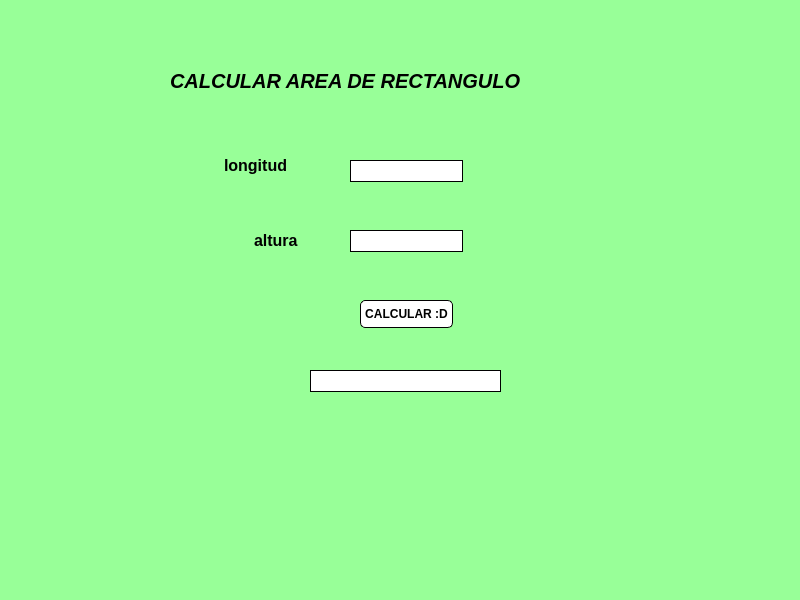
<?xml version="1.0" encoding="UTF-8"?>
<ui version="4.0">
 <class>MainWindow</class>
 <widget class="QMainWindow" name="MainWindow">
  <property name="geometry">
   <rect>
    <x>0</x>
    <y>0</y>
    <width>800</width>
    <height>600</height>
   </rect>
  </property>
  <property name="windowTitle">
   <string>MainWindow</string>
  </property>
  <property name="styleSheet">
   <string notr="true">background-color: rgb(152, 255, 152);
</string>
  </property>
  <widget class="QWidget" name="centralwidget">
   <widget class="QLabel" name="label_2">
    <property name="geometry">
     <rect>
      <x>254</x>
      <y>230</y>
      <width>61</width>
      <height>20</height>
     </rect>
    </property>
    <property name="font">
     <font>
      <pointsize>12</pointsize>
      <weight>75</weight>
      <italic>false</italic>
      <bold>true</bold>
     </font>
    </property>
    <property name="text">
     <string>altura</string>
    </property>
   </widget>
   <widget class="QLineEdit" name="txt_longitud">
    <property name="geometry">
     <rect>
      <x>350</x>
      <y>160</y>
      <width>113</width>
      <height>22</height>
     </rect>
    </property>
    <property name="font">
     <font>
      <pointsize>12</pointsize>
      <weight>75</weight>
      <bold>true</bold>
     </font>
    </property>
    <property name="styleSheet">
     <string notr="true">background-color: rgb(255, 255, 255);
border: 1px solid rgb(0, 0, 0);
</string>
    </property>
   </widget>
   <widget class="QPushButton" name="btn_calcular">
    <property name="geometry">
     <rect>
      <x>360</x>
      <y>300</y>
      <width>93</width>
      <height>28</height>
     </rect>
    </property>
    <property name="font">
     <font>
      <weight>75</weight>
      <bold>true</bold>
     </font>
    </property>
    <property name="styleSheet">
     <string notr="true">background-color: rgb(255, 255, 255);
border: 1px solid rgb(0, 0, 0);
border-radius: 5px;
</string>
    </property>
    <property name="text">
     <string>CALCULAR :D</string>
    </property>
   </widget>
   <widget class="QLineEdit" name="txt_altura">
    <property name="geometry">
     <rect>
      <x>350</x>
      <y>230</y>
      <width>113</width>
      <height>22</height>
     </rect>
    </property>
    <property name="font">
     <font>
      <pointsize>12</pointsize>
      <weight>75</weight>
      <bold>true</bold>
     </font>
    </property>
    <property name="styleSheet">
     <string notr="true">background-color: rgb(255, 255, 255);
border: 1px solid rgb(0, 0, 0);
</string>
    </property>
   </widget>
   <widget class="QLabel" name="label">
    <property name="geometry">
     <rect>
      <x>224</x>
      <y>150</y>
      <width>91</width>
      <height>31</height>
     </rect>
    </property>
    <property name="font">
     <font>
      <pointsize>12</pointsize>
      <weight>75</weight>
      <bold>true</bold>
     </font>
    </property>
    <property name="text">
     <string>longitud</string>
    </property>
   </widget>
   <widget class="QLabel" name="label_3">
    <property name="geometry">
     <rect>
      <x>170</x>
      <y>70</y>
      <width>431</width>
      <height>21</height>
     </rect>
    </property>
    <property name="font">
     <font>
      <pointsize>15</pointsize>
      <weight>75</weight>
      <italic>true</italic>
      <bold>true</bold>
     </font>
    </property>
    <property name="text">
     <string>CALCULAR AREA DE RECTANGULO</string>
    </property>
   </widget>
   <widget class="QLineEdit" name="txt_resultado">
    <property name="geometry">
     <rect>
      <x>310</x>
      <y>370</y>
      <width>191</width>
      <height>22</height>
     </rect>
    </property>
    <property name="font">
     <font>
      <pointsize>12</pointsize>
      <weight>75</weight>
      <bold>true</bold>
     </font>
    </property>
    <property name="styleSheet">
     <string notr="true">background-color: rgb(255, 255, 255);
border: 1px solid rgb(0, 0, 0);
</string>
    </property>
   </widget>
  </widget>
  <widget class="QMenuBar" name="menubar">
   <property name="geometry">
    <rect>
     <x>0</x>
     <y>0</y>
     <width>800</width>
     <height>26</height>
    </rect>
   </property>
  </widget>
  <widget class="QStatusBar" name="statusbar"/>
 </widget>
 <resources/>
 <connections/>
</ui>
